Frame 1 (no input): blank canvas, image omitted
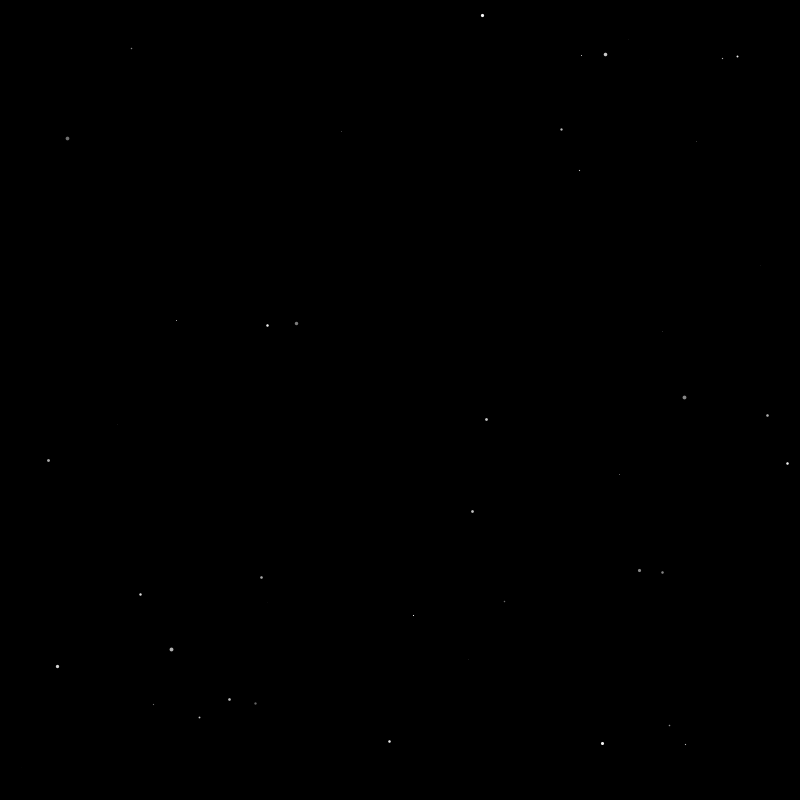
Frame 60 (the mouse pressed at the canvas centre just before this capture)
Frame 120 (the mouse held since frame 60 and released just before this capture): blank canvas, image omitted

The Processing sketch that drew this single still picture (run headless with seeded random() and noise(); from frame 60 on, the mouse is pressed at the canvas centre):

// Processing sketch: sotr
// ── sotr.pde
int quant = 0;
int maxx = 1;
void setup(){
  size(800,800);
  smooth();
  background(0);
}
void draw(){
  if (quant < maxx){
    strokeWeight(random(4));
    stroke(random(100,255));
    point (random(width),random(height));
    quant++;
  }else{
    save ("sotrfield"+random(99999)+".tif");
    background(0);
    maxx = maxx*10;
    quant = 0;
  }
}
